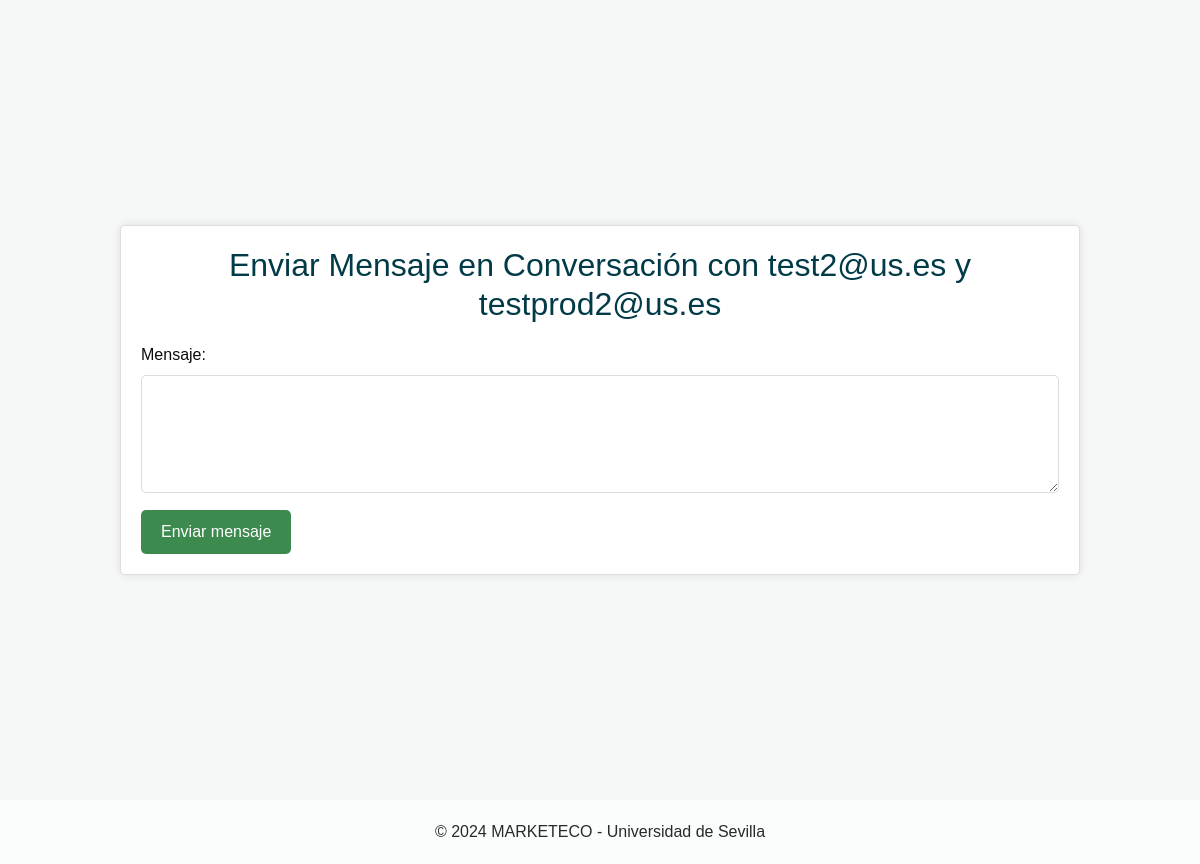
The app's page /mensajes/enviar_mensaje/2/ (signed in) with its own data.
### Apps/Mensajes/models.py (models this page shows, shortened)
class Conversacion(models.Model):
    participante1 = models.ForeignKey(Consumidor, related_name='conversaciones_participante1', on_delete=models.CASCADE)
    participante2 = models.ForeignKey(Consumidor, related_name='conversaciones_participante2', on_delete=models.CASCADE)
    ultimo_mensaje = models.TextField(blank=True, null=True)
    fecha_ultimo_mensaje = models.DateTimeField(blank=True, null=True)

### Apps/Usuarios/models.py (models this page shows)
class Consumidor(AbstractUser):
    username = models.CharField('Username', blank=True, max_length=50)
    email = models.EmailField('Correo electrónico', unique=True, max_length=100)
    nombre = models.CharField('Nombre', max_length=254, blank=True, null=True)
    apellidos = models.CharField('Apellidos', max_length=254, blank=True, null=True)
    direccion = models.CharField('Direccion', max_length=255, blank=True, null=True)
    telefono = models.CharField('Teléfono', max_length=20, blank=True, null=True)
    fecha_alta = models.DateTimeField('Fecha de Alta', auto_now_add=True)
    photo = models.ImageField('Imagen de Perfil', upload_to='Usuarios/perfiles/', blank=True, null=True)
    photo_url = models.URLField('URL de Imagen de Perfil', blank=True, null=True)
    is_productor = models.BooleanField(default=False)
    is_active = models.BooleanField(default=True)
    is_staff = models.BooleanField(default=False)
    is_superuser = models.BooleanField(default=False)
    USERNAME_FIELD = 'email'
    REQUIRED_FIELDS = []
    objects = CustomUserManager()
    class Meta:
        verbose_name_plural = "Consumidores"

### Apps/Mensajes/views.py (the view, shortened to what this page needs)
# urls.py: path('mensajes/enviar_mensaje/<int:conversacion_id>/', mensajes_views.enviar_mensaje, name='enviar_mensaje'),
@login_required
def enviar_mensaje(request, conversacion_id):
    conversacion = get_object_or_404(Conversacion, id=conversacion_id)
    return render(request, 'enviar_mensaje.html', {'conversacion': conversacion})

### Apps/Mensajes/templates/enviar_mensaje.html (shortened to what this page needs)
<!DOCTYPE html>
<html lang="en">
<head>
    <link rel="stylesheet" type="text/css" href="https://cdnjs.cloudflare.com/ajax/libs/OwlCarousel2/2.1.3/assets/owl.carousel.min.css" />
    <link rel="stylesheet" type="text/css" href="/../static/css/bootstrap.css"/>
    <link href="/../static/css/style.css" rel="stylesheet" />
    <link href="/../static/css/responsive.css" rel="stylesheet" />
</head>
<body>
    <div class="container_mensaje">
        <div class="mensaje_form">
            <h2>Enviar Mensaje en Conversación con {{ conversacion.participante1.username }} y {{ conversacion.participante2.username }}</h2>
            <form action="{% url 'enviar_mensaje' conversacion.id %}" method="post">
                <label for="contenido">Mensaje:</label><br>
                <textarea id="contenido" name="contenido" rows="4" cols="50"></textarea><br>
                <input type="submit" value="Enviar mensaje">
            </form>
        </div>
    </div>
    <section class="container-fluid footer_section">
        <p>
        &copy; 2024 MARKETECO - Universidad de Sevilla </a>
        </p>
    </section>
</body>
</html>

### static/css/style.css (style rules this page uses)
body { font-family: "Poppins", sans-serif; color: #0c0c0c; background-color: #ffffff; }
.footer_section { background-color: #fbfdfd; padding: 20px; font-weight: 500; }
.footer_section p { color: #292929; margin: 0; text-align: center; }

### Apps/Mensajes/templates/enviar_mensaje.html (style rules this page uses)
body, html { height: 100%; margin: 0; font-family: Arial, sans-serif; justify-content: center; align-items: center; }
.container_mensaje { background-color: #f6f8f7; min-height: 100vh; display: flex; justify-content: center; align-items: center; }
.mensaje_form { width: 80%; padding: 20px; margin: 20px; border: 1px solid #ddd; border-radius: 5px; background-color: #ffffff; box-shadow: 0 0 10px rgba(0,0,0,0.1); }
.mensaje_form h2 { text-align: center; margin-bottom: 20px; color: #023b48; }
.mensaje_form textarea { width: 100%; padding: 10px; border: 1px solid #ddd; border-radius: 5px; box-sizing: border-box; margin-bottom: 10px; }
.mensaje_form input[type="submit"] { background-color: #3d8a4f; color: #ffffff; border: none; padding: 10px 20px; border-radius: 5px; cursor: pointer; transition: background-color 0.3s ease; }

### records on screen
Conversacion: participante1.username "test2@us.es", participante2.username "testprod2@us.es"
